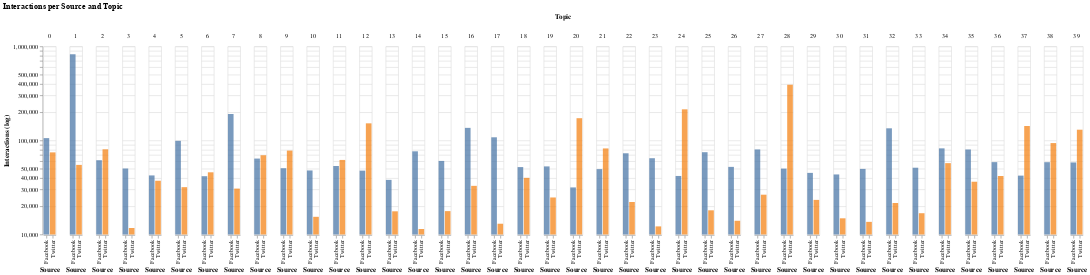

The cell this chart's notebook holds for it:
### Code cell
p_data = grouped.copy()
p_data["source"] = p_data.index.get_level_values("source")
p_data.columns = ["count", "sum", "mean", "Source"]
p_data.reset_index(inplace=True)
p_data["Topic"] = p_data.topic_interpretation

chart = alt.Chart(p_data, title="Interactions per Source and Topic").mark_bar().encode(
    alt.X("Source:N"),
    alt.Y("sum(sum):Q", 
          scale=alt.Scale(type="log", base=10),
          title="Interactions (log)"),
    column=alt.Column("topic:O", title="Topic"),
    color=alt.Color("Source", legend=None),
    opacity=alt.value(0.75),
    tooltip=["Topic"]
).properties(
    width=20
)

#chart.save(os.path.join(figures_path, "topics", "interactions_per_source_layered.html"))
chart

### Figure 1 — Vega-Lite specification as saved in the notebook (floating-point values rounded to 4 significant figures)
{"$schema": "https://vega.github.io/schema/vega-lite/v3.4.0.json", "config": {"mark": {"tooltip": null}, "view": {"height": 300, "width": 400}}, "data": {"name": "data-ac91a7fc7f07d11bac42b6972d47b0d1"}, "datasets": {"data-ac91a7fc7f07d11bac42b6972d47b0d1": [{"Source": "Facebook", "Topic": "-", "count": 301, "mean": 351.7, "source": "Facebook", "sum": 105855, "topic": 0, "topic_interpretation": "-"}, {"Source": "Twitter", "Topic": "-", "count": 575, "mean": 129.9, "source": "Twitter", "sum": 74694, "topic": 0, "topic_interpretation": "-"}, {"Source": "Facebook", "Topic": "Wahlwerbung & Dank", "count": 1403, "mean": 587.5, "source": "Facebook", "sum": 824235, "topic": 1, "topic_interpretation": "Wahlwerbung & Dank"}, {"Source": "Twitter", "Topic": "Wahlwerbung & Dank", "count": 907, "mean": 60.6, "source": "Twitter", "sum": 54967, "topic": 1, "topic_interpretation": "Wahlwerbung & Dank"}, {"Source": "Facebook", "Topic": "Linke Themen", "count": 263, "mean": 234.3, "source": "Facebook", "sum": 61623, "topic": 2, "topic_interpretation": "Linke Themen"}, {"Source": "Twitter", "Topic": "Linke Themen", "count": 258, "mean": 312.0, "source": "Twitter", "sum": 80505, "topic": 2, "topic_interpretation": "Linke Themen"}, {"Source": "Facebook", "Topic": "-", "count": 242, "mean": 208.0, "source": "Facebook", "sum": 50335, "topic": 3, "topic_interpretation": "-"}, {"Source": "Twitter", "Topic": "-", "count": 210, "mean": 55.85, "source": "Twitter", "sum": 11729, "topic": 3, "topic_interpretation": "-"}, {"Source": "Facebook", "Topic": "-", "count": 181, "mean": 234.6, "source": "Facebook", "sum": 42462, "topic": 4, "topic_interpretation": "-"}, {"Source": "Twitter", "Topic": "-", "count": 144, "mean": 258.9, "source": "Twitter", "sum": 37284, "topic": 4, "topic_interpretation": "-"}, {"Source": "Facebook", "Topic": "FPÖ", "count": 324, "mean": 305.8, "source": "Facebook", "sum": 99072, "topic": 5, "topic_interpretation": "FPÖ"}, {"Source": "Twitter", "Topic": "FPÖ", "count": 240, "mean": 132.8, "source": "Twitter", "sum": 31867, "topic": 5, "topic_interpretation": "FPÖ"}, {"Source": "Facebook", "Topic": "Wandel (Partei)", "count": 226, "mean": 184.4, "source": "Facebook", "sum": 41681, "topic": 6, "topic_interpretation": "Wandel (Partei)"}, {"Source": "Twitter", "Topic": "Wandel (Partei)", "count": 146, "mean": 314.0, "source": "Twitter", "sum": 45843, "topic": 6, "topic_interpretation": "Wandel (Partei)"}, {"Source": "Facebook", "Topic": "Anti-Rechts", "count": 617, "mean": 309.6, "source": "Facebook", "sum": 191025, "topic": 7, "topic_interpretation": "Anti-Rechts"}, {"Source": "Twitter", "Topic": "Anti-Rechts", "count": 602, "mean": 51.11, "source": "Twitter", "sum": 30771, "topic": 7, "topic_interpretation": "Anti-Rechts"}, {"Source": "Facebook", "Topic": "-", "count": 234, "mean": 274.2, "source": "Facebook", "sum": 64165, "topic": 8, "topic_interpretation": "-"}, {"Source": "Twitter", "Topic": "-", "count": 183, "mean": 380.5, "source": "Twitter", "sum": 69635, "topic": 8, "topic_interpretation": "-"}, {"Source": "Facebook", "Topic": "Extrem Links", "count": 315, "mean": 160.9, "source": "Facebook", "sum": 50675, "topic": 9, "topic_interpretation": "Extrem Links"}, {"Source": "Twitter", "Topic": "Extrem Links", "count": 274, "mean": 284.7, "source": "Twitter", "sum": 78018, "topic": 9, "topic_interpretation": "Extrem Links"}, {"Source": "Facebook", "Topic": "Liberal", "count": 217, "mean": 221.0, "source": "Facebook", "sum": 47967, "topic": 10, "topic_interpretation": "Liberal"}, {"Source": "Twitter", "Topic": "Liberal", "count": 214, "mean": 72.05, "source": "Twitter", "sum": 15419, "topic": 10, "topic_interpretation": "Liberal"}, {"Source": "Facebook", "Topic": "-", "count": 250, "mean": 214.0, "source": "Facebook", "sum": 53497, "topic": 11, "topic_interpretation": "-"}, {"Source": "Twitter", "Topic": "-", "count": 226, "mean": 274.6, "source": "Twitter", "sum": 62056, "topic": 11, "topic_interpretation": "-"}, {"Source": "Facebook", "Topic": "-", "count": 247, "mean": 193.3, "source": "Facebook", "sum": 47753, "topic": 12, "topic_interpretation": "-"}, {"Source": "Twitter", "Topic": "-", "count": 201, "mean": 756.3, "source": "Twitter", "sum": 152021, "topic": 12, "topic_interpretation": "-"}, {"Source": "Facebook", "Topic": "Mobilisierung Wien", "count": 178, "mean": 214.0, "source": "Facebook", "sum": 38099, "topic": 13, "topic_interpretation": "Mobilisierung Wien"}, {"Source": "Twitter", "Topic": "Mobilisierung Wien", "count": 155, "mean": 113.8, "source": "Twitter", "sum": 17644, "topic": 13, "topic_interpretation": "Mobilisierung Wien"}, {"Source": "Facebook", "Topic": "ORF Wahldebatte", "count": 209, "mean": 366.7, "source": "Facebook", "sum": 76634, "topic": 14, "topic_interpretation": "ORF Wahldebatte"}, {"Source": "Twitter", "Topic": "ORF Wahldebatte", "count": 175, "mean": 65.37, "source": "Twitter", "sum": 11440, "topic": 14, "topic_interpretation": "ORF Wahldebatte"}, {"Source": "Facebook", "Topic": "Mobilisierung Länder", "count": 242, "mean": 250.3, "source": "Facebook", "sum": 60577, "topic": 15, "topic_interpretation": "Mobilisierung Länder"}, {"Source": "Twitter", "Topic": "Mobilisierung Länder", "count": 194, "mean": 91.37, "source": "Twitter", "sum": 17726, "topic": 15, "topic_interpretation": "Mobilisierung Länder"}, {"Source": "Facebook", "Topic": "-", "count": 529, "mean": 257.3, "source": "Facebook", "sum": 136111, "topic": 16, "topic_interpretation": "-"}, {"Source": "Twitter", "Topic": "-", "count": 1007, "mean": 32.68, "source": "Twitter", "sum": 32908, "topic": 16, "topic_interpretation": "-"}, {"Source": "Facebook", "Topic": "Puls4 Wahldebatte", "count": 387, "mean": 279.1, "source": "Facebook", "sum": 108018, "topic": 17, "topic_interpretation": "Puls4 Wahldebatte"}, {"Source": "Twitter", "Topic": "Puls4 Wahldebatte", "count": 272, "mean": 47.86, "source": "Twitter", "sum": 13018, "topic": 17, "topic_interpretation": "Puls4 Wahldebatte"}, {"Source": "Facebook", "Topic": "Emotionen", "count": 215, "mean": 242.4, "source": "Facebook", "sum": 52106, "topic": 18, "topic_interpretation": "Emotionen"}, {"Source": "Twitter", "Topic": "Emotionen", "count": 202, "mean": 198.2, "source": "Twitter", "sum": 40043, "topic": 18, "topic_interpretation": "Emotionen"}, {"Source": "Facebook", "Topic": "Außenpolitik", "count": 214, "mean": 247.5, "source": "Facebook", "sum": 52967, "topic": 19, "topic_interpretation": "Außenpolitik"}, {"Source": "Twitter", "Topic": "Außenpolitik", "count": 213, "mean": 116.2, "source": "Twitter", "sum": 24753, "topic": 19, "topic_interpretation": "Außenpolitik"}, {"Source": "Facebook", "Topic": "Wahlprognose", "count": 209, "mean": 151.5, "source": "Facebook", "sum": 31662, "topic": 20, "topic_interpretation": "Wahlprognose"}, {"Source": "Twitter", "Topic": "Wahlprognose", "count": 271, "mean": 636.3, "source": "Twitter", "sum": 172438, "topic": 20, "topic_interpretation": "Wahlprognose"}, {"Source": "Facebook", "Topic": "Umwelt", "count": 219, "mean": 226.3, "source": "Facebook", "sum": 49558, "topic": 21, "topic_interpretation": "Umwelt"}, {"Source": "Twitter", "Topic": "Umwelt", "count": 203, "mean": 405.2, "source": "Twitter", "sum": 82256, "topic": 21, "topic_interpretation": "Umwelt"}, {"Source": "Facebook", "Topic": "-", "count": 300, "mean": 243.5, "source": "Facebook", "sum": 73039, "topic": 22, "topic_interpretation": "-"}, {"Source": "Twitter", "Topic": "-", "count": 338, "mean": 65.59, "source": "Twitter", "sum": 22171, "topic": 22, "topic_interpretation": "-"}, {"Source": "Facebook", "Topic": "-", "count": 312, "mean": 207.5, "source": "Facebook", "sum": 64745, "topic": 23, "topic_interpretation": "-"}, {"Source": "Twitter", "Topic": "-", "count": 233, "mean": 52.33, "source": "Twitter", "sum": 12194, "topic": 23, "topic_interpretation": "-"}, {"Source": "Facebook", "Topic": "-", "count": 184, "mean": 227.9, "source": "Facebook", "sum": 41925, "topic": 24, "topic_interpretation": "-"}, {"Source": "Twitter", "Topic": "-", "count": 174, "mean": 1232.0, "source": "Twitter", "sum": 214287, "topic": 24, "topic_interpretation": "-"}, {"Source": "Facebook", "Topic": "Polarisierung", "count": 299, "mean": 250.8, "source": "Facebook", "sum": 75002, "topic": 25, "topic_interpretation": "Polarisierung"}, {"Source": "Twitter", "Topic": "Polarisierung", "count": 278, "mean": 65.03, "source": "Twitter", "sum": 18079, "topic": 25, "topic_interpretation": "Polarisierung"}, {"Source": "Facebook", "Topic": "Strache", "count": 219, "mean": 239.1, "source": "Facebook", "sum": 52365, "topic": 26, "topic_interpretation": "Strache"}, {"Source": "Twitter", "Topic": "Strache", "count": 175, "mean": 79.98, "source": "Twitter", "sum": 13996, "topic": 26, "topic_interpretation": "Strache"}, {"Source": "Facebook", "Topic": "-", "count": 250, "mean": 321.0, "source": "Facebook", "sum": 80238, "topic": 27, "topic_interpretation": "-"}, {"Source": "Twitter", "Topic": "-", "count": 240, "mean": 110.4, "source": "Twitter", "sum": 26500, "topic": 27, "topic_interpretation": "-"}, {"Source": "Facebook", "Topic": "-", "count": 241, "mean": 208.3, "source": "Facebook", "sum": 50193, "topic": 28, "topic_interpretation": "-"}, {"Source": "Twitter", "Topic": "-", "count": 273, "mean": 1429.0, "source": "Twitter", "sum": 390006, "topic": 28, "topic_interpretation": "-"}, {"Source": "Facebook", "Topic": "Neos", "count": 224, "mean": 201.8, "source": "Facebook", "sum": 45206, "topic": 29, "topic_interpretation": "Neos"}, {"Source": "Twitter", "Topic": "Neos", "count": 195, "mean": 119.7, "source": "Twitter", "sum": 23334, "topic": 29, "topic_interpretation": "Neos"}, {"Source": "Facebook", "Topic": "-", "count": 196, "mean": 221.9, "source": "Facebook", "sum": 43502, "topic": 30, "topic_interpretation": "-"}, {"Source": "Twitter", "Topic": "-", "count": 168, "mean": 88.48, "source": "Twitter", "sum": 14865, "topic": 30, "topic_interpretation": "-"}, {"Source": "Facebook", "Topic": "-", "count": 219, "mean": 227.4, "source": "Facebook", "sum": 49808, "topic": 31, "topic_interpretation": "-"}, {"Source": "Twitter", "Topic": "-", "count": 195, "mean": 69.88, "source": "Twitter", "sum": 13627, "topic": 31, "topic_interpretation": "-"}, {"Source": "Facebook", "Topic": "-", "count": 404, "mean": 333.2, "source": "Facebook", "sum": 134627, "topic": 32, "topic_interpretation": "-"}, {"Source": "Twitter", "Topic": "-", "count": 248, "mean": 87.17, "source": "Twitter", "sum": 21618, "topic": 32, "topic_interpretation": "-"}, {"Source": "Facebook", "Topic": "-", "count": 210, "mean": 244.3, "source": "Facebook", "sum": 51298, "topic": 33, "topic_interpretation": "-"}, {"Source": "Twitter", "Topic": "-", "count": 185, "mean": 91.02, "source": "Twitter", "sum": 16838, "topic": 33, "topic_interpretation": "-"}, {"Source": "Facebook", "Topic": "-", "count": 318, "mean": 259.1, "source": "Facebook", "sum": 82402, "topic": 34, "topic_interpretation": "-"}, {"Source": "Twitter", "Topic": "-", "count": 227, "mean": 252.8, "source": "Twitter", "sum": 57379, "topic": 34, "topic_interpretation": "-"}, {"Source": "Facebook", "Topic": "Greta Thunberg", "count": 301, "mean": 266.3, "source": "Facebook", "sum": 80163, "topic": 35, "topic_interpretation": "Greta Thunberg"}, {"Source": "Twitter", "Topic": "Greta Thunberg", "count": 199, "mean": 182.9, "source": "Twitter", "sum": 36399, "topic": 35, "topic_interpretation": "Greta Thunberg"}, {"Source": "Facebook", "Topic": "-", "count": 228, "mean": 258.0, "source": "Facebook", "sum": 58829, "topic": 36, "topic_interpretation": "-"}, {"Source": "Twitter", "Topic": "-", "count": 166, "mean": 252.2, "source": "Twitter", "sum": 41859, "topic": 36, "topic_interpretation": "-"}, {"Source": "Facebook", "Topic": "-", "count": 216, "mean": 195.7, "source": "Facebook", "sum": 42278, "topic": 37, "topic_interpretation": "-"}, {"Source": "Twitter", "Topic": "-", "count": 177, "mean": 804.6, "source": "Twitter", "sum": 142418, "topic": 37, "topic_interpretation": "-"}, {"Source": "Facebook", "Topic": "-", "count": 245, "mean": 239.7, "source": "Facebook", "sum": 58728, "topic": 38, "topic_interpretation": "-"}, {"Source": "Twitter", "Topic": "-", "count": 175, "mean": 536.0, "source": "Twitter", "sum": 93796, "topic": 38, "topic_interpretation": "-"}, {"Source": "Facebook", "Topic": "-", "count": 229, "mean": 254.9, "source": "Facebook", "sum": 58367, "topic": 39, "topic_interpretation": "-"}, {"Source": "Twitter", "Topic": "-", "count": 199, "mean": 653.9, "source": "Twitter", "sum": 130123, "topic": 39, "topic_interpretation": "-"}]}, "encoding": {"color": {"field": "Source", "legend": null, "type": "nominal"}, "column": {"field": "topic", "title": "Topic", "type": "ordinal"}, "opacity": {"value": 0.75}, "tooltip": [{"field": "Topic", "type": "nominal"}], "x": {"field": "Source", "type": "nominal"}, "y": {"aggregate": "sum", "field": "sum", "scale": {"base": 10, "type": "log"}, "title": "Interactions (log)", "type": "quantitative"}}, "mark": "bar", "title": "Interactions per Source and Topic", "width": 20}
